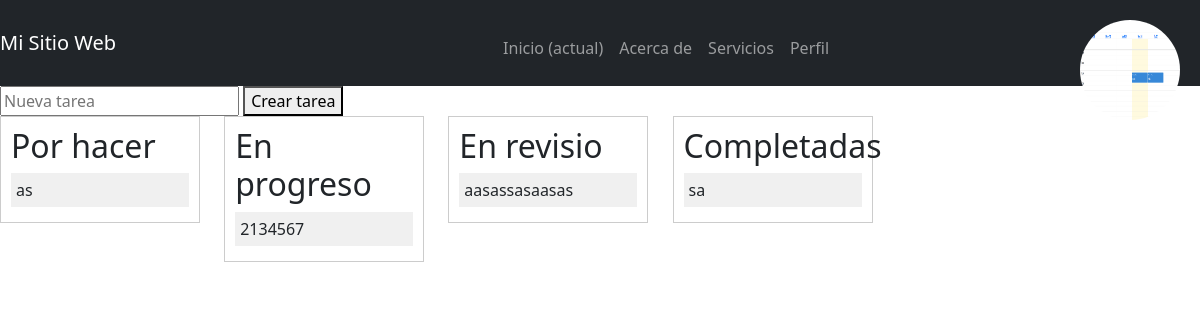
The app's page /Vista/tascas.php?id=32 (signed in) with its own data.
### tables this page shows
CREATE TABLE IF NOT EXISTS `tasques` (
  `id` int(11) NOT NULL AUTO_INCREMENT,
  `id_projecte` int(11) NOT NULL,
  `descripcio` varchar(255) NOT NULL,
  `estat` enum('Por hacer','En progres','En revisio','Completades') NOT NULL,
  PRIMARY KEY (`id`),
  KEY `id_projecte` (`id_projecte`)
);

### Model/mainfunction.php (called while the page is built, shortened)
<?php
function connexio(){
    $dbname = 'projecte';
    $username = 'root';
    $password = 'final';
    $connexio = new PDO("mysql:host=db;dbname=$dbname", $username, $password);
    return $connexio;
}
function obtenerImagenPerfil($email) {
    $connexio = connexio();
    $statement = $connexio->prepare("SELECT imatge FROM usuaris WHERE email = ?");
    $statement->bindParam(1, $email);
    $statement->execute();
    $resultado = $statement->fetch(PDO::FETCH_ASSOC);
    if ($resultado && isset($resultado['imatge']) && !empty($resultado['imatge'])) {
        return $resultado['imatge'];
    } else {
        return null;
    }
}
?>

### Vista/tascas.php (the view, shortened to what this page needs)
<?php
require '../Model/mainfunction.php';
$connexio = connexio();
$proyectoId = $_GET['id'];
$sql = "SELECT * FROM tasques WHERE id_projecte = ?";
$statement = $connexio->prepare($sql);
$statement->execute([$proyectoId]);
$tareas = $statement->fetchAll(PDO::FETCH_ASSOC);
?>
<!DOCTYPE html>
<html lang="en">
<head>
<link href="https://cdn.jsdelivr.net/npm/bootstrap@5.3.3/dist/css/bootstrap.min.css" rel="stylesheet">
</head>
<body>
<nav class="navbar navbar-expand-lg navbar-dark bg-dark">
  <a class="navbar-brand" href="#">Mi Sitio Web</a>
  <div class="collapse navbar-collapse" id="navbarSupportedContent">
    <ul class="navbar-nav mr-auto">
      <li class="nav-item active">
        <a class="nav-link" href="#">Inicio <span class="sr-only">(actual)</span></a>
      </li>
      <li class="nav-item">
        <a class="nav-link" href="#">Acerca de</a>
      </li>
      <li class="nav-item">
        <a class="nav-link" href="#">Servicios</a>
      </li>
      <li class="nav-item">
        <a class="nav-link" href="../Controlador/perfil.php">Perfil</a>
      </li>
      <div style="position: absolute; top: 20px; right: 20px;">
            <?php
            $imagen_perfil = obtenerImagenPerfil($_SESSION['email']);
            if($imagen_perfil) {
                echo '<img src="' . $imagen_perfil . '" alt="Imagen de perfil" style="width: 100px; height: 100px; border-radius: 50%;">';
            } else {
                echo '<img src="default_profile_image.jpg" alt="Imagen de perfil por defecto" style="width: 100px; height: 100px; border-radius: 50%;">';
            }
            ?>
        </div>
    </ul>
  </div>
</nav>
<form id="newTaskForm">
        <input type="text" id="newTaskInput" placeholder="Nueva tarea">
        <button type="submit">Crear tarea</button>
    </form>
    <div class="column" id="Por hacer">
        <h2>Por hacer</h2>
        <?php
    foreach ($tareas as $tarea) {
        if ($tarea['estat'] === 'Por hacer') {
            echo "<div id='{$tarea['id']}' class='task' draggable='true'>{$tarea['descripcio']}</div>";
        }
    }
    ?>
    </div>
    <div class="column" id="En progres">
        <h2>En progreso</h2>
        <?php
    foreach ($tareas as $tarea) {
        if ($tarea['estat'] === 'En progres') {
            echo "<div id='{$tarea['id']}' class='task' draggable='true'>{$tarea['descripcio']}</div>";
        }
    }
    ?>
    </div>
    <div class="column" id="En revisio">
        <h2>En revisio</h2>
        <?php
    foreach ($tareas as $tarea) {
        if ($tarea['estat'] === 'En revisio') {
            echo "<div id='{$tarea['id']}' class='task' draggable='true'>{$tarea['descripcio']}</div>";
        }
    }
    ?>
    </div>
    <div class="column" id="Completades">
        <h2>Completadas</h2>
        <?php
    foreach ($tareas as $tarea) {
        if ($tarea['estat'] === 'Completades') {
            echo "<div id='{$tarea['id']}' class='task' draggable='true'>{$tarea['descripcio']}</div>";
        }
    }
    ?>
    </div>
</body>
</html>

### Vista/tascas.php (style rules this page uses)
.column { width: 200px; display: inline-block; vertical-align: top; margin-right: 20px; border: 1px solid #ccc; padding: 10px; }
.task { margin-bottom: 5px; padding: 5px; background-color: #f0f0f0; cursor: pointer; }
ul { list-style-type: none; padding: 0; margin: 20px auto; max-width: 600px; }
li { margin-bottom: 10px; }
li a { text-decoration: none; color: #333; display: block; padding: 10px; border: 1px solid #ccc; border-radius: 5px; transition: background-color 0.3s ease; }

### records on screen
tasques: descripcio "as"
tasques: descripcio "2134567"
tasques: descripcio "aasassasaasas"
tasques: descripcio "sa"
